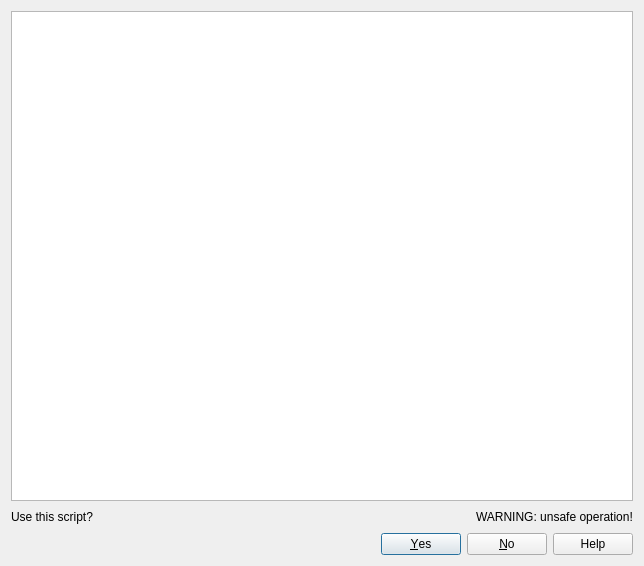
<?xml version="1.0" encoding="UTF-8"?>
<ui version="4.0">
 <class>ScriptDialog</class>
 <widget class="QDialog" name="ScriptDialog">
  <property name="geometry">
   <rect>
    <x>0</x>
    <y>0</y>
    <width>644</width>
    <height>566</height>
   </rect>
  </property>
  <property name="windowTitle">
   <string>Additional Script</string>
  </property>
  <layout class="QVBoxLayout" name="verticalLayout">
   <item>
    <widget class="QPlainTextEdit" name="script">
     <property name="readOnly">
      <bool>true</bool>
     </property>
    </widget>
   </item>
   <item>
    <layout class="QHBoxLayout" name="horizontalLayout">
     <item>
      <widget class="QLabel" name="useLbl">
       <property name="text">
        <string>Use this script?</string>
       </property>
      </widget>
     </item>
     <item>
      <spacer name="horizontalSpacer">
       <property name="orientation">
        <enum>Qt::Horizontal</enum>
       </property>
       <property name="sizeHint" stdset="0">
        <size>
         <width>40</width>
         <height>20</height>
        </size>
       </property>
      </spacer>
     </item>
     <item>
      <widget class="QLabel" name="warningLbl">
       <property name="text">
        <string>WARNING: unsafe operation!</string>
       </property>
      </widget>
     </item>
    </layout>
   </item>
   <item>
    <widget class="QDialogButtonBox" name="buttonBox">
     <property name="orientation">
      <enum>Qt::Horizontal</enum>
     </property>
     <property name="standardButtons">
      <set>QDialogButtonBox::Help|QDialogButtonBox::No|QDialogButtonBox::Yes</set>
     </property>
    </widget>
   </item>
  </layout>
 </widget>
 <resources/>
 <connections>
  <connection>
   <sender>buttonBox</sender>
   <signal>accepted()</signal>
   <receiver>ScriptDialog</receiver>
   <slot>accept()</slot>
   <hints>
    <hint type="sourcelabel">
     <x>248</x>
     <y>254</y>
    </hint>
    <hint type="destinationlabel">
     <x>157</x>
     <y>274</y>
    </hint>
   </hints>
  </connection>
  <connection>
   <sender>buttonBox</sender>
   <signal>rejected()</signal>
   <receiver>ScriptDialog</receiver>
   <slot>reject()</slot>
   <hints>
    <hint type="sourcelabel">
     <x>316</x>
     <y>260</y>
    </hint>
    <hint type="destinationlabel">
     <x>286</x>
     <y>274</y>
    </hint>
   </hints>
  </connection>
 </connections>
</ui>
